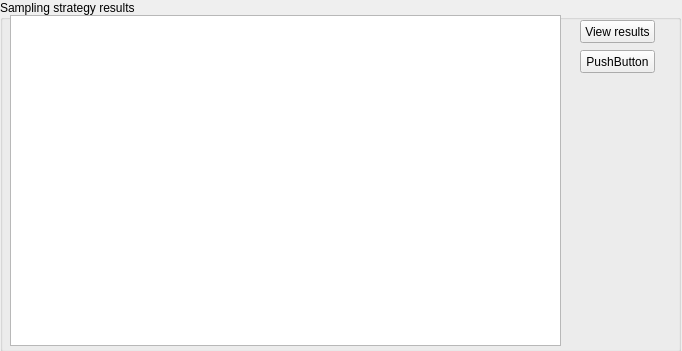
      <widget class="QWidget" name="page_10">
       <property name="geometry">
        <rect>
         <x>0</x>
         <y>0</y>
         <width>682</width>
         <height>351</height>
        </rect>
       </property>
       <attribute name="label">
        <string>Step 8 - Review the Sampling Strategy results</string>
       </attribute>
       <widget class="QGroupBox" name="groupBox_32">
        <property name="geometry">
         <rect>
          <x>0</x>
          <y>0</y>
          <width>681</width>
          <height>352</height>
         </rect>
        </property>
        <property name="sizePolicy">
         <sizepolicy hsizetype="Preferred" vsizetype="Fixed">
          <horstretch>0</horstretch>
          <verstretch>0</verstretch>
         </sizepolicy>
        </property>
        <property name="minimumSize">
         <size>
          <width>0</width>
          <height>352</height>
         </size>
        </property>
        <property name="title">
         <string>Sampling strategy results</string>
        </property>
        <widget class="QTextBrowser" name="textBrowser_3">
         <property name="geometry">
          <rect>
           <x>10</x>
           <y>15</y>
           <width>551</width>
           <height>331</height>
          </rect>
         </property>
         <property name="html">
          <string>&lt;!DOCTYPE HTML PUBLIC &quot;-//W3C//DTD HTML 4.0//EN&quot; &quot;http://www.w3.org/TR/REC-html40/strict.dtd&quot;&gt;
&lt;html&gt;&lt;head&gt;&lt;meta name=&quot;qrichtext&quot; content=&quot;1&quot; /&gt;&lt;style type=&quot;text/css&quot;&gt;
p, li { white-space: pre-wrap; }
&lt;/style&gt;&lt;/head&gt;&lt;body style=&quot; font-family:'MS Shell Dlg 2'; font-size:8.25pt; font-weight:400; font-style:normal;&quot;&gt;
&lt;p style=&quot;-qt-paragraph-type:empty; margin-top:0px; margin-bottom:0px; margin-left:0px; margin-right:0px; -qt-block-indent:0; text-indent:0px; font-size:8pt;&quot;&gt;&lt;br /&gt;&lt;/p&gt;&lt;/body&gt;&lt;/html&gt;</string>
         </property>
        </widget>
        <widget class="QPushButton" name="pushButton_13">
         <property name="geometry">
          <rect>
           <x>580</x>
           <y>50</y>
           <width>75</width>
           <height>23</height>
          </rect>
         </property>
         <property name="text">
          <string>PushButton</string>
         </property>
        </widget>
        <widget class="QPushButton" name="pushButton_14">
         <property name="geometry">
          <rect>
           <x>580</x>
           <y>20</y>
           <width>75</width>
           <height>23</height>
          </rect>
         </property>
         <property name="text">
          <string>View results</string>
         </property>
        </widget>
       </widget>
      </widget>
